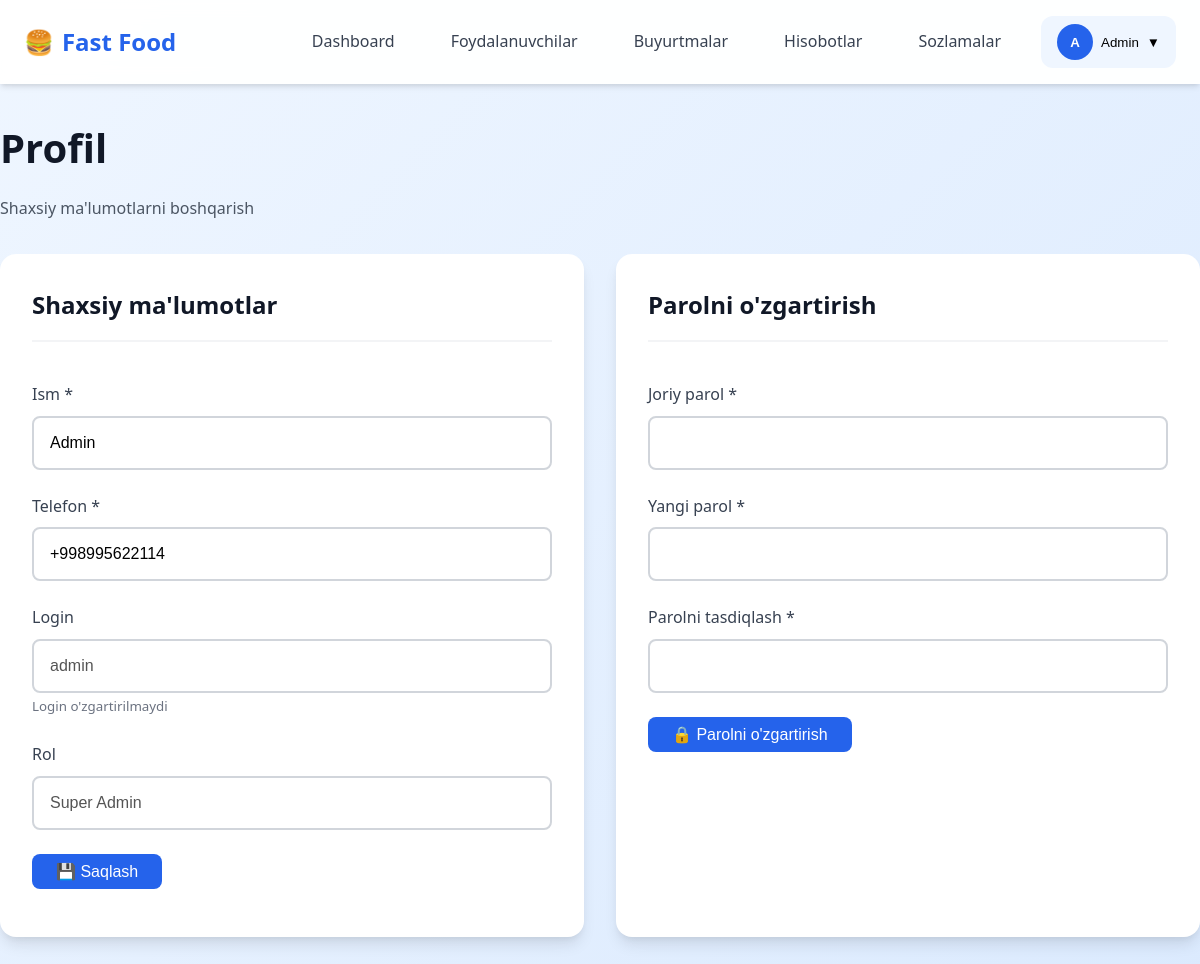
The app's page /profile.php (signed in) with its own data.
### tables this page shows
CREATE TABLE `users` (
  `id` int NOT NULL AUTO_INCREMENT,
  `name` varchar(100) NOT NULL,
  `phone` varchar(20) NOT NULL,
  `login` varchar(50) NOT NULL,
  `password` varchar(255) NOT NULL,
  `role` enum('super_admin','manager','seller') NOT NULL,
  `created_at` timestamp NULL DEFAULT CURRENT_TIMESTAMP,
  `updated_at` timestamp NULL DEFAULT CURRENT_TIMESTAMP ON UPDATE CURRENT_TIMESTAMP,
  PRIMARY KEY (`id`),
  UNIQUE KEY `phone` (`phone`),
  UNIQUE KEY `login` (`login`),
  KEY `idx_login` (`login`),
  KEY `idx_role` (`role`)
);

### profile.php (the view, shortened to what this page needs)
<?php
require_once 'config/database.php';
$userId = $_SESSION['user_id'];
$stmt = $conn->prepare("SELECT * FROM users WHERE id = ?");
$stmt->bind_param("i", $userId);
$stmt->execute();
$user = $stmt->get_result()->fetch_assoc();
$roleText = '';
switch ($user['role']) {
    case 'super_admin':
        $roleText = 'Super Admin';
        break;
}
include 'includes/header.php';
?>
<div class="container" style="padding: 2rem 0;">
    <h1>Profil</h1>
    <p style="color: var(--gray-600); margin-bottom: 2rem;">Shaxsiy ma'lumotlarni boshqarish</p>
    <div style="display: grid; grid-template-columns: 1fr 1fr; gap: 2rem;">
        <div class="card">
            <div class="card-header">
                <h2 class="card-title">Shaxsiy ma'lumotlar</h2>
            </div>
            <div class="card-body">
                <form method="POST">
                    <div class="form-group">
                        <label class="form-label">Ism *</label>
                        <input type="text" name="name" class="form-control" value="<?= htmlspecialchars($user['name']) ?>" required>
                    </div>
                    <div class="form-group">
                        <label class="form-label">Telefon *</label>
                        <input type="text" name="phone" class="form-control" value="<?= htmlspecialchars($user['phone']) ?>" required>
                    </div>
                    <div class="form-group">
                        <label class="form-label">Login</label>
                        <input type="text" class="form-control" value="<?= htmlspecialchars($user['login']) ?>" disabled>
                        <small style="color: var(--gray-500);">Login o'zgartirilmaydi</small>
                    </div>
                    <div class="form-group">
                        <label class="form-label">Rol</label>
                        <input type="text" class="form-control" value="<?= $roleText ?>" disabled>
                    </div>
                    <button type="submit" class="btn btn-primary">
                        💾 Saqlash
                    </button>
                </form>
            </div>
        </div>
        <div class="card">
            <div class="card-header">
                <h2 class="card-title">Parolni o'zgartirish</h2>
            </div>
            <div class="card-body">
                <form method="POST">
                    <div class="form-group">
                        <label class="form-label">Joriy parol *</label>
                        <input type="password" name="current_password" class="form-control" required>
                    </div>
                    <div class="form-group">
                        <label class="form-label">Yangi parol *</label>
                        <input type="password" name="new_password" class="form-control" minlength="4" required>
                    </div>
                    <div class="form-group">
                        <label class="form-label">Parolni tasdiqlash *</label>
                        <input type="password" name="confirm_password" class="form-control" minlength="4" required>
                    </div>
                    <button type="submit" class="btn btn-primary">
                        🔒 Parolni o'zgartirish
                    </button>
                </form>
            </div>
        </div>
    </div>
</div>
<?php
include 'includes/footer.php';
?>

### assets/css/style.css (style rules this page uses)
:root { --primary-50: #eff6ff; --primary-100: #dbeafe; --primary-200: #bfdbfe; --primary-300: #93c5fd; --primary-400: #60a5fa; --primary-500: #3b82f6; --primary-600: #2563eb; --primary-700: #1d4ed8; --primary-800: #1e40af; --primary-900: #1e3a8a; --gray-50: #f9fafb; --gray-100: #f3f4f6; --gray-200: #e5e7eb; --gray-300: #d1d5db; --gray-400: #9ca3af; --gray-500: #6b7280; --gray-600: #4b5563; --gray-700: #374151; --gray-800: #1f2937; --gray-900: #111827; --success: #10b981; --warning: #f59e0b; --danger: #ef4444; --info: #3b82f6; --spacing-xs: 0.25rem; --spacing-sm: 0.5rem; --spacing-md: 1rem; --spacing-lg: 1.5rem; --spacing-xl: 2rem; --spacing-2xl: 3rem; --radius-sm: 0.375rem; --radius-md: 0.5rem; --radius-lg: 0.75rem; --radius-xl: 1rem; --radius-2xl: 1.5rem; --shadow-sm: 0 1px 2px 0 rgba(0, 0, 0, 0.05); --shadow-md: 0 4px 6px -1px rgba(0, 0, 0, 0.1), 0 2px 4px -1px rgba(0, 0, 0, 0.06); --shadow-lg: 0 10px 15px -3px rgba(0, 0, 0, 0.1), 0 4px 6px -2px rgba(0, 0, 0, 0.05); --shadow-xl: 0 20px 25px -5px rgba(0, 0, 0, 0.1), 0 10px 10px -5px rgba(0, 0, 0, 0.04); --transition-fast: 150ms ease-in-out; --transition-base: 300ms ease-in-out; --transition-slow: 500ms ease-in-out; }
* { margin: 0; padding: 0; box-sizing: border-box; }
body { font-family: 'Segoe UI', Tahoma, Geneva, Verdana, sans-serif; background: linear-gradient(135deg, var(--primary-50) 0%, var(--primary-100) 100%); color: var(--gray-800); line-height: 1.6; min-height: 100vh; }
h1, h2, h3, h4, h5, h6 { font-weight: 600; color: var(--gray-900); margin-bottom: var(--spacing-md); }
h1 { font-size: 2.5rem; }
h2 { font-size: 2rem; }
.container { max-width: 1400px; margin: 0 auto; padding: 0 var(--spacing-lg); }
.card { background: white; border-radius: var(--radius-xl); box-shadow: var(--shadow-lg); padding: var(--spacing-xl); margin-bottom: var(--spacing-lg); transition: all var(--transition-base); }
.card-header { display: flex; justify-content: space-between; align-items: center; margin-bottom: var(--spacing-lg); padding-bottom: var(--spacing-md); border-bottom: 2px solid var(--gray-100); }
.card-title { font-size: 1.5rem; font-weight: 600; color: var(--gray-900); margin: 0; }
.card-body { padding: var(--spacing-md) 0; }
.btn { display: inline-flex; align-items: center; justify-content: center; gap: var(--spacing-sm); padding: var(--spacing-sm) var(--spacing-lg); font-size: 1rem; font-weight: 500; border: none; border-radius: var(--radius-md); cursor: pointer; transition: all var(--transition-fast); text-decoration: none; white-space: nowrap; }
.btn-primary { background: var(--primary-600); color: white; }
.form-group { margin-bottom: var(--spacing-lg); }
.form-label { display: block; margin-bottom: var(--spacing-sm); font-weight: 500; color: var(--gray-700); }
.form-control { width: 100%; padding: var(--spacing-md); font-size: 1rem; border: 2px solid var(--gray-300); border-radius: var(--radius-md); transition: all var(--transition-fast); background: white; }
.form-control::placeholder { color: var(--gray-400); }

### records on screen
users: name "Admin", phone "+998995622114", login "admin", role "Super Admin"

### other values on screen
$userInitial "A"
$userName "Admin"
